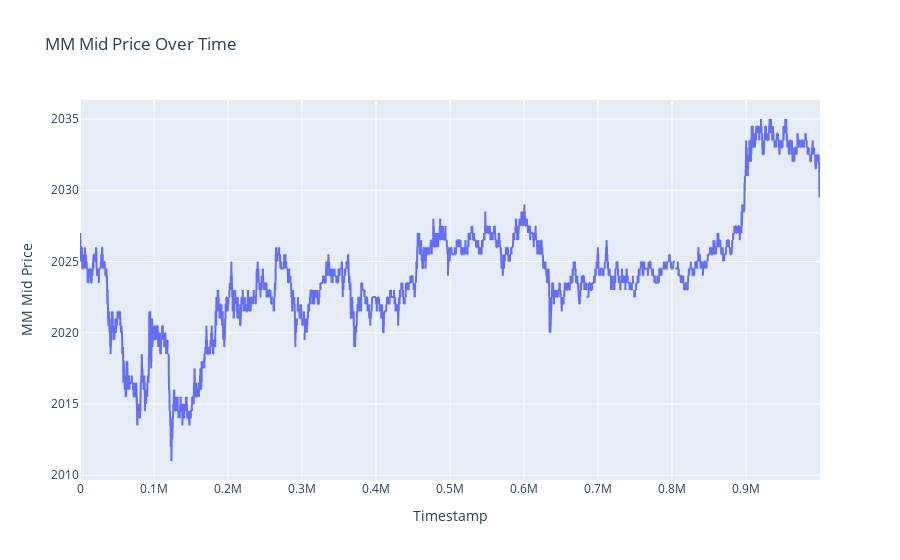

The notebook cell saved with this chart:
### Code cell
# Create the plot using Plotly Express
fig = px.line(kelp_data, x='timestamp', y='mm_mid', title='MM Mid Price Over Time')

# Customize the layout
fig.update_layout(
    xaxis_title='Timestamp',
    yaxis_title='MM Mid Price',
)

# Display the plot
fig.show()

### Figure 1 — Plotly figure (JSON) as saved in the notebook; plotly's stock layout.template omitted (floating-point values rounded to 4 significant figures; data arrays with more than 128 entries replaced by an {"elided": "..."} marker saying what was removed)
{"data": [{"hovertemplate": "timestamp=%{x}<br>mm_mid=%{y}<extra></extra>", "legendgroup": "", "line": {"color": "#636efa", "dash": "solid"}, "marker": {"symbol": "circle"}, "mode": "lines", "name": "", "showlegend": false, "type": "scattergl", "x": {"elided": "10000 int values"}, "xaxis": "x", "y": {"elided": "10000 float values"}, "yaxis": "y"}], "layout": {"legend": {"tracegroupgap": 0}, "title": {"text": "MM Mid Price Over Time"}, "xaxis": {"anchor": "y", "domain": [0, 1], "title": {"text": "Timestamp"}}, "yaxis": {"anchor": "x", "domain": [0, 1], "title": {"text": "MM Mid Price"}}}}
